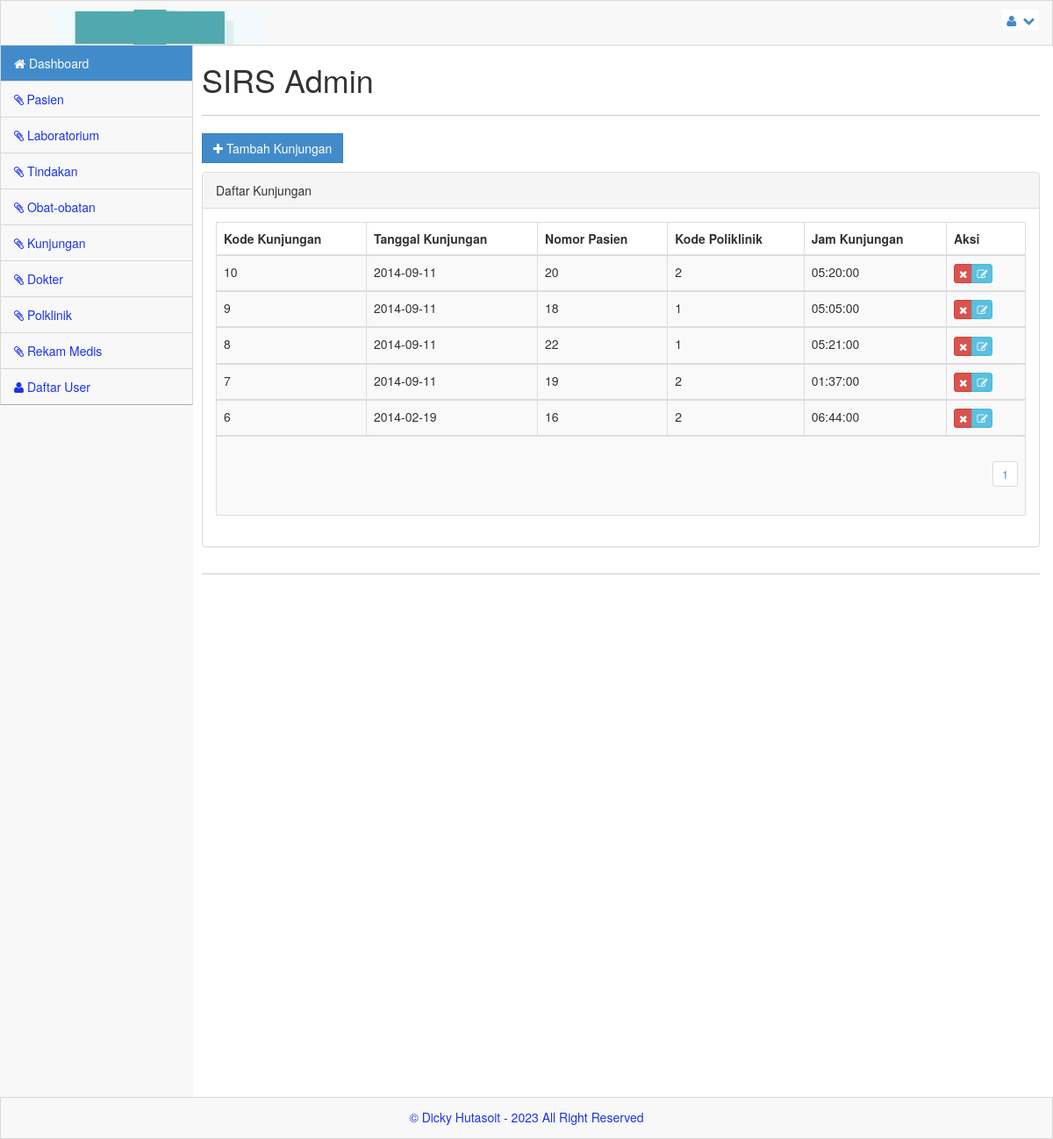
The app's page /admin/index.php?menu=kunjungan (signed in) with its own data.
### tables this page shows
CREATE TABLE `kunjungan` (
  `tgl_kunjungan` date NOT NULL,
  `no_pasien` int(11) NOT NULL,
  `kd_poli` int(11) NOT NULL,
  `jam_kunjungan` time NOT NULL,
  `kd_kunjungan` int(12) NOT NULL AUTO_INCREMENT,
  PRIMARY KEY (`kd_kunjungan`)
);

### admin/kunjungan.php (the view, shortened to what this page needs)
<?php
include_once("../library/koneksi.php");
$row = 20;
$hal = isset($_GET['hal']) ? (int)$_GET['hal'] : 0;
$pageSql = "SELECT * FROM kunjungan";
$pageQry = mysqli_query($server, $pageSql) or die("Error paging: " . mysqli_error($server));
$jml = mysqli_num_rows($pageQry);
$max = ceil($jml / $row);
?>
<a href="?menu=kunjungan_add" class="btn btn-primary btn-rect" data-toggle="modal"><i class='icon icon-white icon-plus'></i> Tambah Kunjungan</a><p>
<div class="panel panel-default">
    <div class="panel-heading">
        Daftar Kunjungan
    </div>
    <div class="panel-body">
        <div class="table-responsive">
            <table class="table table-striped table-bordered table-hover">
                <thead>
                    <tr>
                        <th>Kode Kunjungan</th>
                        <th>Tanggal Kunjungan</th>
                        <th>Nomor Pasien</th>
                        <th>Kode Poliklinik</th>
                        <th>Jam Kunjungan</th>
                        <th width="90">Aksi</th>
                    </tr>
                </thead>
                <?php
                $kjgSql = "SELECT * FROM kunjungan ORDER BY kd_kunjungan DESC LIMIT $hal, $row";
                $kjgQry = mysqli_query($server, $kjgSql) or die("Query Kunjungan salah: " . mysqli_error($server));
                while ($kjg = mysqli_fetch_array($kjgQry)) {
                ?>
                    <tbody>
                        <tr>
                            <td><?php echo $kjg['kd_kunjungan']; ?></td>
                            <td><?php echo $kjg['tgl_kunjungan']; ?></td>
                            <td><?php echo $kjg['no_pasien']; ?></td>
                            <td><?php echo $kjg['kd_poli']; ?></td>
                            <td><?php echo $kjg['jam_kunjungan']; ?></td>
                            <td>
                                <div class='btn-group'>
                                    <a href="?menu=kunjungan_del&aksi=hapus&nmr=<?php echo $kjg['kd_kunjungan']; ?>" class="btn btn-xs btn-danger tipsy-kiri-atas" title="Hapus Data Ini" onclick="return confirm('ANDA YAKIN AKAN MENGHAPUS DATA PENTING INI ... ?')"><i class="icon-remove icon-white"></i></a>
                                    <a href="?menu=kunjungan_edit&aksi=edit&nmr=<?php echo $kjg['kd_kunjungan']; ?>" class="btn btn-xs btn-info tipsy-kiri-atas" title='Edit Data ini'> <i class="icon-edit icon-white"></i> </a>
                                </div>
                            </td>
                        </tr>
                    </tbody>
                <?php } ?>
                    <tr>
                        <td colspan="6" align="right">
                            <?php
                            for ($h = 1; $h <= $max; $h++) {
                                $list[$h] = $row * $h - $row;
                                echo "<ul class='pagination pagination-sm'><li><a href='?menu=kunjungan&hal=$list[$h]'>$h</a></li></ul>";
                            }
                            ?></td>
                    </tr>
            </table>
        </div>
    </div>
</div>

### css/main.css (style rules this page uses)
@media (min-width: 768px) { html, body { height: 100%; } }
body.padTop53 { padding-top: 75px; overflow: visible; }
@media (min-width: 802px) { body.padTop53 { padding-top: 51px; } }
.btn-rect { border-radius: 0 !important; }

### css/MoneAdmin.css (style rules this page uses)
body { background-color: #f8f8f8; }

### records on screen
kunjungan: kd_kunjungan "10", tgl_kunjungan "2014-09-11", no_pasien "20", kd_poli "2", jam_kunjungan "05:20:00"
kunjungan: kd_kunjungan "9", tgl_kunjungan "2014-09-11", no_pasien "18", kd_poli "1", jam_kunjungan "05:05:00"
kunjungan: kd_kunjungan "8", tgl_kunjungan "2014-09-11", no_pasien "22", kd_poli "1", jam_kunjungan "05:21:00"
kunjungan: kd_kunjungan "7", tgl_kunjungan "2014-09-11", no_pasien "19", kd_poli "2", jam_kunjungan "01:37:00"
kunjungan: kd_kunjungan "6", tgl_kunjungan "2014-02-19", no_pasien "16", kd_poli "2", jam_kunjungan "06:44:00"
